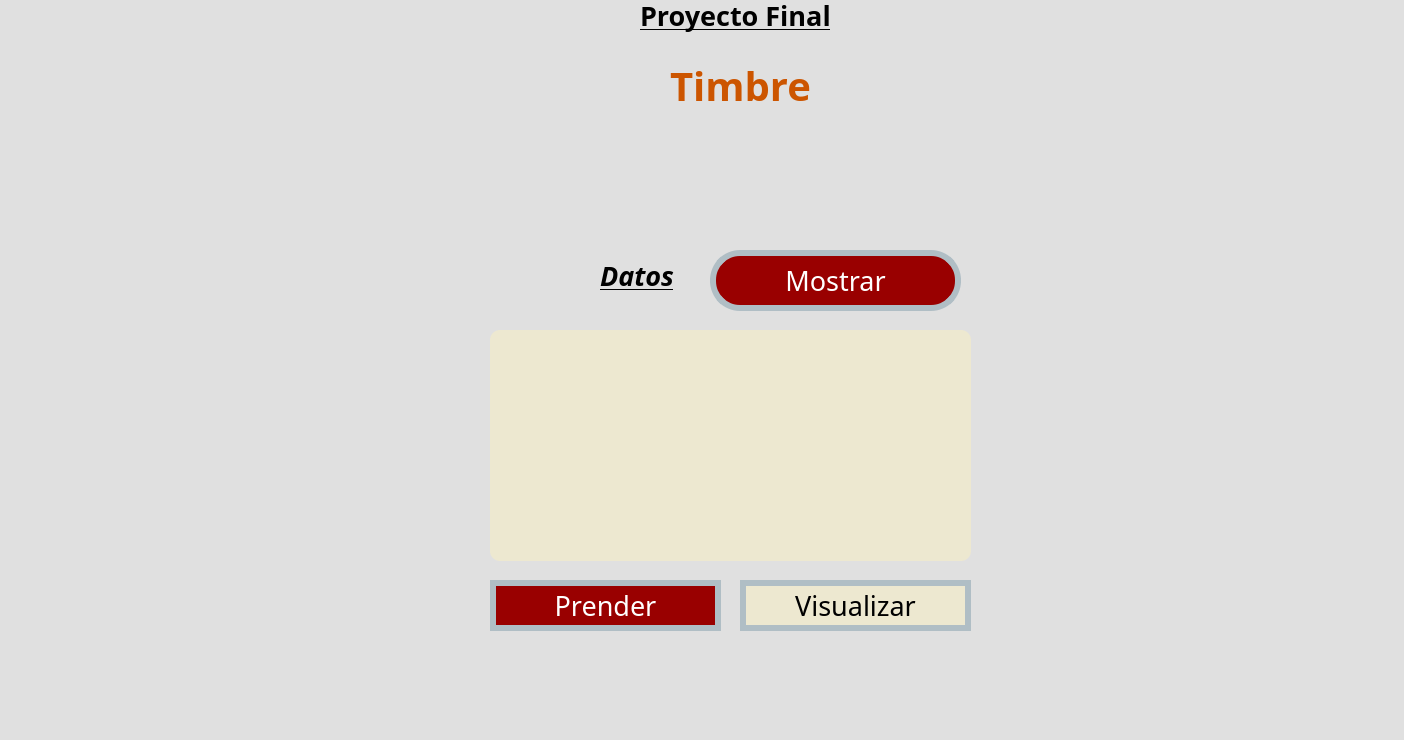
<?xml version="1.0" encoding="UTF-8"?>
<ui version="4.0">
 <class>MainWindow</class>
 <widget class="QMainWindow" name="MainWindow">
  <property name="geometry">
   <rect>
    <x>0</x>
    <y>0</y>
    <width>1404</width>
    <height>740</height>
   </rect>
  </property>
  <property name="font">
   <font>
    <pointsize>1</pointsize>
   </font>
  </property>
  <property name="windowTitle">
   <string>MainWindow</string>
  </property>
  <property name="styleSheet">
   <string notr="true">background-color: #E0E0E0</string>
  </property>
  <widget class="QWidget" name="centralwidget">
   <widget class="QLabel" name="lbl_imagenUat">
    <property name="geometry">
     <rect>
      <x>20</x>
      <y>10</y>
      <width>291</width>
      <height>121</height>
     </rect>
    </property>
    <property name="styleSheet">
     <string notr="true"/>
    </property>
    <property name="text">
     <string/>
    </property>
    <property name="pixmap">
     <pixmap resource="../Archivos/Recursos.qrc">:/Logos/Archivos/log_uat_nuevo.png</pixmap>
    </property>
    <property name="scaledContents">
     <bool>true</bool>
    </property>
   </widget>
   <widget class="QLabel" name="lbl_imagenFi">
    <property name="geometry">
     <rect>
      <x>1230</x>
      <y>0</y>
      <width>141</width>
      <height>141</height>
     </rect>
    </property>
    <property name="styleSheet">
     <string notr="true"/>
    </property>
    <property name="text">
     <string/>
    </property>
    <property name="pixmap">
     <pixmap resource="../Archivos/Recursos.qrc">:/Logos/Archivos/FIT_logo_vertical.png</pixmap>
    </property>
    <property name="scaledContents">
     <bool>true</bool>
    </property>
   </widget>
   <widget class="QLabel" name="lbl_imagenGatos">
    <property name="geometry">
     <rect>
      <x>1210</x>
      <y>600</y>
      <width>181</width>
      <height>101</height>
     </rect>
    </property>
    <property name="styleSheet">
     <string notr="true"/>
    </property>
    <property name="text">
     <string/>
    </property>
    <property name="pixmap">
     <pixmap resource="../Archivos/Recursos.qrc">:/Logos/Archivos/export202502092301563482.png</pixmap>
    </property>
    <property name="scaledContents">
     <bool>true</bool>
    </property>
   </widget>
   <widget class="QListWidget" name="listWidget">
    <property name="geometry">
     <rect>
      <x>490</x>
      <y>330</y>
      <width>481</width>
      <height>231</height>
     </rect>
    </property>
    <property name="styleSheet">
     <string notr="true">background-color: #EDE8D0;
border-radius: 10px;
color: black;
font: 20pt &quot;Forte&quot;;
align-items: center;</string>
    </property>
   </widget>
   <widget class="QPushButton" name="btn_Prender">
    <property name="geometry">
     <rect>
      <x>490</x>
      <y>580</y>
      <width>231</width>
      <height>51</height>
     </rect>
    </property>
    <property name="font">
     <font>
      <family>Forte</family>
      <pointsize>20</pointsize>
      <weight>50</weight>
      <italic>false</italic>
      <bold>false</bold>
     </font>
    </property>
    <property name="styleSheet">
     <string notr="true">font: 20pt &quot;Forte&quot;;
background-color: #990000;
color: white;
border-radius:30px;
border:6px solid #B0BEC5;</string>
    </property>
    <property name="text">
     <string>Prender</string>
    </property>
   </widget>
   <widget class="QPushButton" name="btn_Visualizar">
    <property name="geometry">
     <rect>
      <x>740</x>
      <y>580</y>
      <width>231</width>
      <height>51</height>
     </rect>
    </property>
    <property name="font">
     <font>
      <family>Forte</family>
      <pointsize>20</pointsize>
      <weight>50</weight>
      <italic>false</italic>
      <bold>false</bold>
     </font>
    </property>
    <property name="styleSheet">
     <string notr="true">font: 20pt &quot;Forte&quot;;
background-color: #EDE8D0;
color: black;
border-radius:30px;
border:6px solid #B0BEC5;</string>
    </property>
    <property name="text">
     <string>Visualizar</string>
    </property>
   </widget>
   <widget class="QLabel" name="lbl_Titulo">
    <property name="geometry">
     <rect>
      <x>640</x>
      <y>-10</y>
      <width>191</width>
      <height>51</height>
     </rect>
    </property>
    <property name="font">
     <font>
      <family>Forte</family>
      <pointsize>20</pointsize>
      <weight>75</weight>
      <italic>false</italic>
      <bold>true</bold>
      <underline>true</underline>
     </font>
    </property>
    <property name="styleSheet">
     <string notr="true">text-decoration: underline;
font: 20pt &quot;Forte&quot;;
color: black;
border-radius: 10px;
font-weight: bold;
</string>
    </property>
    <property name="text">
     <string>Proyecto Final</string>
    </property>
   </widget>
   <widget class="QPushButton" name="btn_Mostrar">
    <property name="geometry">
     <rect>
      <x>710</x>
      <y>250</y>
      <width>251</width>
      <height>61</height>
     </rect>
    </property>
    <property name="font">
     <font>
      <family>Forte</family>
      <pointsize>20</pointsize>
      <weight>50</weight>
      <italic>false</italic>
      <bold>false</bold>
     </font>
    </property>
    <property name="styleSheet">
     <string notr="true">font: 20pt &quot;Forte&quot;;
background-color: #990000;
color: rgb(255, 255, 255);
border-radius:30px;
border:6px solid #B0BEC5;</string>
    </property>
    <property name="text">
     <string>Mostrar</string>
    </property>
   </widget>
   <widget class="QLabel" name="lbl_Timbre">
    <property name="geometry">
     <rect>
      <x>670</x>
      <y>60</y>
      <width>141</width>
      <height>51</height>
     </rect>
    </property>
    <property name="font">
     <font>
      <family>Forte</family>
      <pointsize>30</pointsize>
      <weight>75</weight>
      <italic>false</italic>
      <bold>true</bold>
     </font>
    </property>
    <property name="styleSheet">
     <string notr="true">font: 30pt &quot;Forte&quot;;
color: #CC5500;
border-radius: 10px;
font-weight: bold;</string>
    </property>
    <property name="text">
     <string>Timbre</string>
    </property>
   </widget>
   <widget class="QLabel" name="lbl_Datos">
    <property name="geometry">
     <rect>
      <x>600</x>
      <y>250</y>
      <width>101</width>
      <height>51</height>
     </rect>
    </property>
    <property name="font">
     <font>
      <family>Forte</family>
      <pointsize>20</pointsize>
      <weight>75</weight>
      <italic>true</italic>
      <bold>true</bold>
      <underline>true</underline>
     </font>
    </property>
    <property name="styleSheet">
     <string notr="true">text-decoration: underline;
font: 20pt &quot;Forte&quot;;
color:rgb(0, 0, 0);
border-radius: 10px;
font-weight: bold;
font-style: italic;</string>
    </property>
    <property name="text">
     <string>Datos</string>
    </property>
   </widget>
  </widget>
  <widget class="QMenuBar" name="menubar">
   <property name="geometry">
    <rect>
     <x>0</x>
     <y>0</y>
     <width>1404</width>
     <height>21</height>
    </rect>
   </property>
  </widget>
  <widget class="QStatusBar" name="statusbar"/>
 </widget>
 <resources>
  <include location="../Archivos/Recursos.qrc"/>
  <include location="../Archivos/Recursos.qrc"/>
 </resources>
 <connections/>
</ui>
